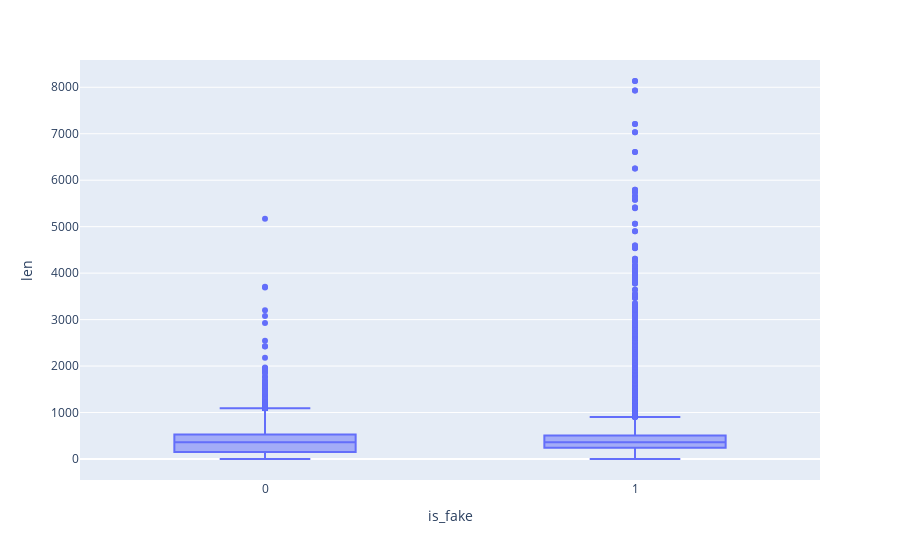

The cell this chart's notebook holds for it:
### Markdown cell above
<a id="1"></a> <br>
<font size="+3" color="black"><b>3 - News Structure</b></font><br><a id="3"></a>
<br>

### Code cell
fig = px.box(concat, y='len', x='is_fake')
fig.show()

### Figure 1 — Plotly figure (JSON) as saved in the notebook; plotly's stock layout.template omitted (floating-point values rounded to 4 significant figures; data arrays with more than 128 entries replaced by an {"elided": "..."} marker saying what was removed)
{"data": [{"alignmentgroup": "True", "hovertemplate": "is_fake=%{x}<br>len=%{y}<extra></extra>", "legendgroup": "", "marker": {"color": "#636efa"}, "name": "", "notched": false, "offsetgroup": "", "orientation": "v", "showlegend": false, "type": "box", "x": {"elided": "44898 int values"}, "x0": " ", "xaxis": "x", "y": {"elided": "44898 int values"}, "y0": " ", "yaxis": "y"}], "layout": {"boxmode": "group", "legend": {"tracegroupgap": 0}, "margin": {"t": 60}, "xaxis": {"anchor": "y", "domain": [0, 1], "title": {"text": "is_fake"}}, "yaxis": {"anchor": "x", "domain": [0, 1], "title": {"text": "len"}}}}
